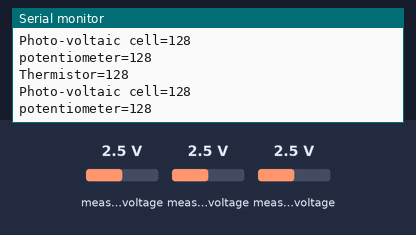
The sketch below on a simulated Arduino Uno, built with avr-gcc and run on an emulated ATmega328P. On the bench: the last lines printed to the serial monitor. Wiring (inferred from the names in the program): PCF8591 converter at I2C address 0x48. The test bench sets the inputs (shaded band); at power-on: measured voltage 2.5 V.

Above: at 1.2 s.
1.3 s: measured voltage (sensor 200) set to 0.1 V
At 1.83 s:
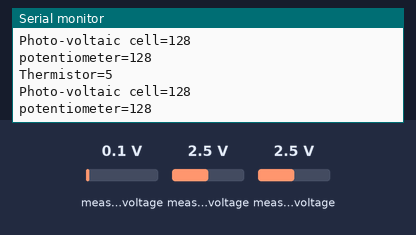
2.8 s: measured voltage (sensor 201) set to 0.1 V
At 3.34 s:
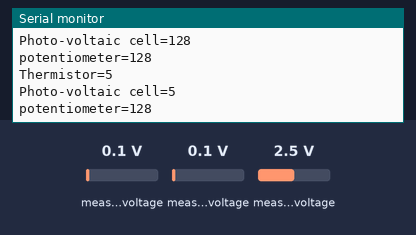
4.3 s: measured voltage (sensor 203) set to 0.1 V
At 4.85 s:
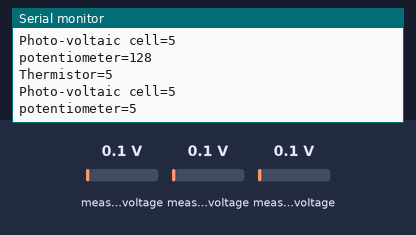
5.8 s: measured voltage (sensor 200) set to 1.2 V
At 6.36 s:
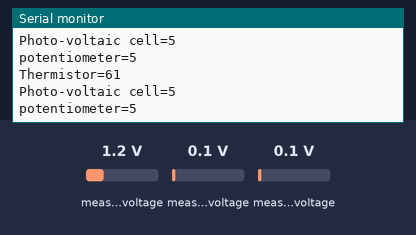
7.3 s: measured voltage (sensor 201) set to 1.2 V
At 7.86 s:
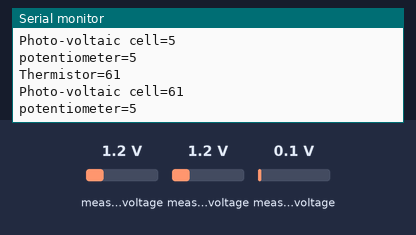
8.8 s: measured voltage (sensor 203) set to 1.2 V
At 9.37 s:
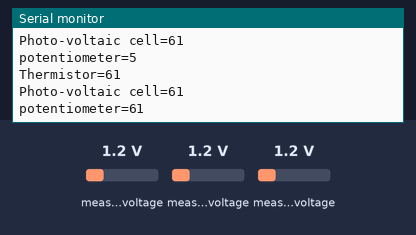
Timing chart, 0 to 11.3 s (numbered marks = the images above; inputs shaded):
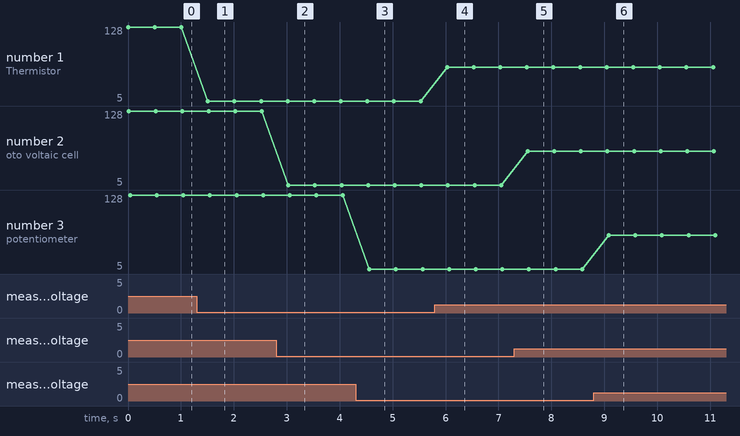

The sketch:

I2CSensor.ino
```cpp
#include "Wire.h"
#define PCF8591 (0x90 >> 1) // I2C bus address
#define PCF8591_ADC_CH0 0x00 // thermistor
#define PCF8591_ADC_CH1 0x01 // photo-voltaic cell
#define PCF8591_ADC_CH2 0x02
#define PCF8591_ADC_CH3 0x03 // potentiometer
byte ADC1, ADC2, ADC3;

void setup()
{
  Wire.begin();
  Serial.begin(9600);
}
void loop()
{
  // read thermistor
  Wire.beginTransmission(PCF8591);
  Wire.write(PCF8591_ADC_CH0);
  Wire.endTransmission();
  Wire.requestFrom(PCF8591, 2);
  ADC1=Wire.read();
  ADC1=Wire.read();

  Serial.print("Thermistor=");
  Serial.println(ADC1);

  // read photo-voltaic cell
  Wire.beginTransmission(PCF8591);
  Wire.write(PCF8591_ADC_CH1);
  Wire.endTransmission();
  Wire.requestFrom(PCF8591, 2);
  ADC2=Wire.read();
  ADC2=Wire.read();

  Serial.print("Photo-voltaic cell=");
  Serial.println(ADC2);

  // potentiometer
  Wire.beginTransmission(PCF8591);
  Wire.write(PCF8591_ADC_CH3);
  Wire.endTransmission();
  Wire.requestFrom(PCF8591, 2);
  ADC3=Wire.read();
  ADC3=Wire.read();

  Serial.print("potentiometer=");
  Serial.println(ADC3);

  delay(500);
}
```

Measured:
- after the input at 1.3 s, the serial monitor: prints a new line after 0.21 s (image 1)
- after the input at 2.8 s, the serial monitor: prints a new line after 0.23 s (image 2)
- after the input at 4.3 s, the serial monitor: prints a new line after 0.26 s (image 3)
- after the input at 5.8 s, the serial monitor: prints a new line after 0.23 s (image 4)
- after the input at 7.3 s, the serial monitor: prints a new line after 0.25 s (image 5)
- after the input at 8.8 s, the serial monitor: prints a new line after 0.28 s (image 6)
- plotted number 1: 128 → 5 after the input at 1.3 s, 5 → 61 after the input at 5.8 s
